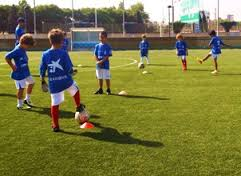
%> input picture Ass2/players.jpeg, 241 x 176 px
$ octave ProbStat_Ass2_ex6.m   (GNU Octave 9; MATLAB toolbox functions it lacks are replaced by stand-ins)
%> lines starting %> are read from the running program, lines starting %| are printed output that depends on the picture
### Ass2/blueSegment.m
function toRet = blueSegment(toSegment)
    Red = toSegment(:,:,1);
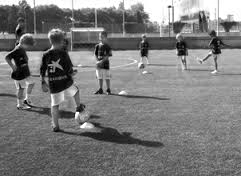
%> Red: size 176x241 double; min 0, max 1, mean 0.482
    Green = toSegment(:,:,2);
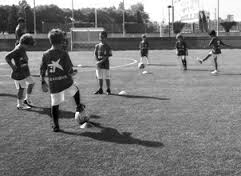
%> Green: size 176x241 double; min 0, max 1, mean 0.477
    Blue = toSegment(:,:,3);
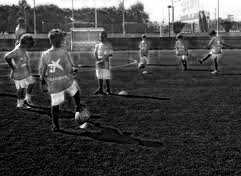
%> Blue: size 176x241 double; min 0, max 1, mean 0.262
    toRet = zeros(size(Red,1), size(Red,2));
    for i = 1:size(Red, 1)
        for j = 1:size(Red, 2)
            Rc = Red(i,j);
            Gc = Green(i,j);
            Bc = Blue(i,j);
            toRet(i,j) = Bc/(Rc + Gc + Bc);
        end
    end
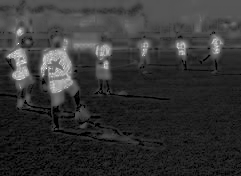
%> toRet: size 176x241 double; min 0, max 1, mean 0.204

end

### Ass2/ProbStat_Ass2_ex6.m
picture = double(imread('players.jpeg'))/255;

pictureBlue = blueSegment(picture);

partPlay = pictureBlue(50:90, 40:70);
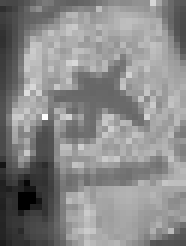
%> partPlay: size 41x31 double (shown 6 times larger); min 0, max 1, mean 0.536

partBack = pictureBlue(1:176, 115:135);
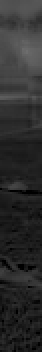
%> partBack: size 176x21 double (shown 2 times larger); min 0, max 0.433, mean 0.178

%imagesc(partBack);

%hist(partPlay(:));
%hist(partBack(:));
